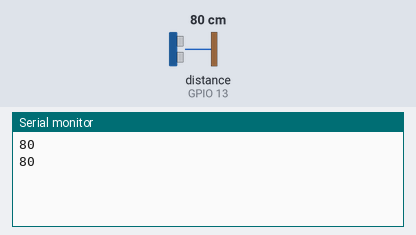
A sketch run on a simulated ESP8266 (NodeMCU). Shown: the last lines printed to the serial monitor. The inputs (shaded band) are chosen by the test bench; at power-on: distance to the obstacle (sensor on GPIO 13) 80 cm. The echo pulse lasts 58.3 µs per cm; WiFi joins after 1.5 s; servers stay silent unless stated.

Above: at 3.0 s.
3.1 s: distance to the obstacle (sensor on GPIO 13) set to 2 cm
At 4.0 s:
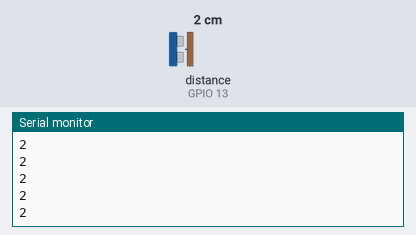
4.6 s: distance to the obstacle (sensor on GPIO 13) set to 4 cm
At 5.1 s:
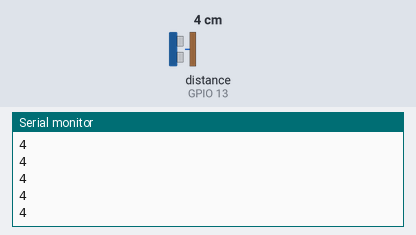
Timing chart, 0 to 7.6 s (numbered marks = the images above; inputs shaded):
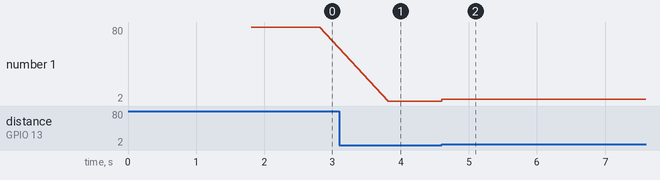

Measured:
- after the input at 3.1 s, the serial monitor: prints a new line after 0.72 s (image 1)
- after the input at 4.6 s, the serial monitor: prints a new line at once (image 2)
- plotted number 1: 80 → 2 after the input at 3.1 s, 2 → 4 after the input at 4.6 s

The sketch:

trash.ino
```cpp
#include <Ultrasonic.h>
#define BLYNK_PRINT Serial
#include <SPI.h>
#include <ESP8266WiFi.h>
#include <BlynkSimpleEsp8266.h>

char auth[] = "32f75fbea09b4ae3bec12b777b9c1185";

char ssid[] = "ICT_Innovation_Lab";
char pass[] = "beinnovative#";

BlynkTimer timer;
int distance = 0;

int thresh[3] = {15, 30, 45};
Ultrasonic ultrasonic(12, 13); //12>>D6(trig) 13>>D7(echo)

WidgetLED green(V3);
WidgetLED orange(V2);
WidgetLED red(V1);


void setup(){

  Serial.begin(9600);
  Blynk.begin(auth, ssid, pass);
}

void loop(){
  distance = ultrasonic.distanceRead();
  Serial.println(distance);
  Blynk.run();

  if(distance){
    Blynk.virtualWrite(V0,distance);
  }

  if(distance<thresh[0]){
    green.on();
    orange.off();
    red.off();
    }
  else if(distance<thresh[1]){
    green.off();
    red.off();
    orange.on();
  }
  else if(distance<thresh[2]){
    green.off();
    orange.off();
    red.on();
  }
  else{
    green.on();
    orange.off();
    red.off();
  delay(1000);
  }
}
```
